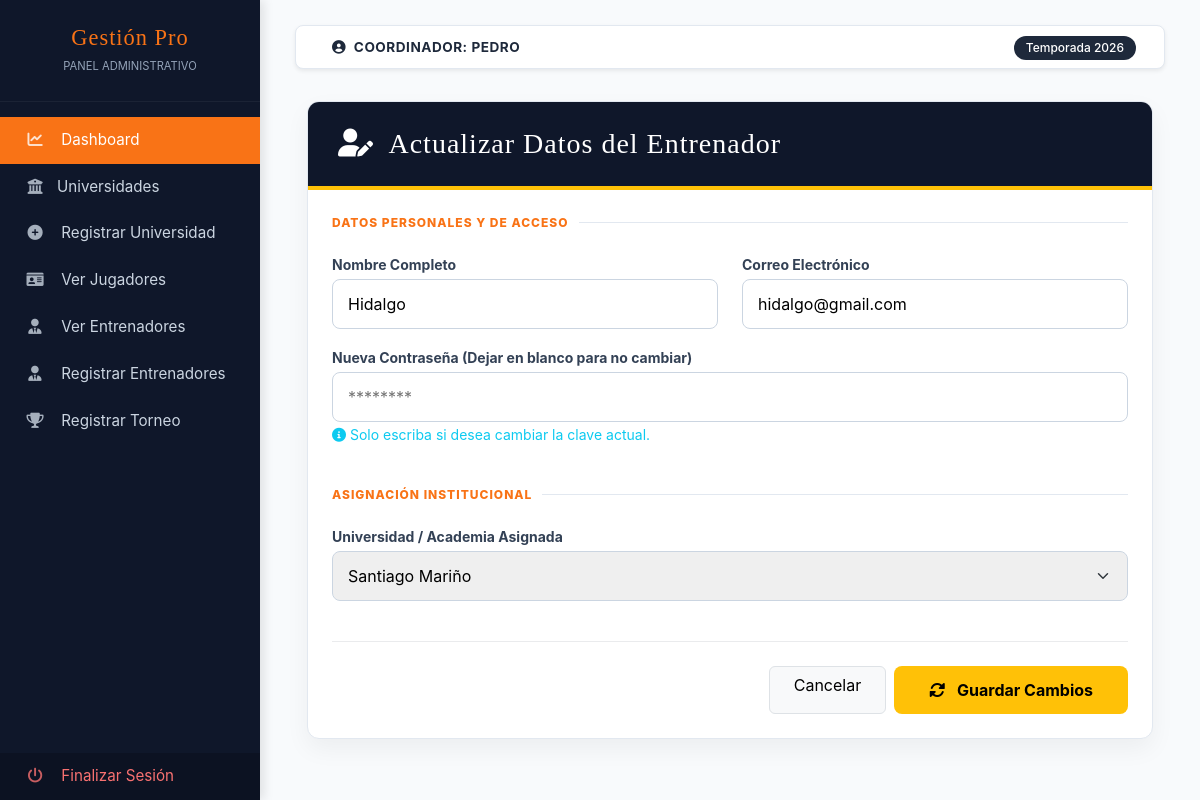
The page /client/coordinador/views/entrenadores/update.php?id=4 (signed in) on the database its author committed.
### tables this page shows
CREATE TABLE `usuarios` (
  `id_usuario` int(11) NOT NULL,
  `nombre_usuario` varchar(100) NOT NULL,
  `password_usuario` varchar(255) NOT NULL,
  `email_usuario` varchar(100) DEFAULT NULL,
  `id_universidad_fk` int(11) DEFAULT NULL,
  `id_rol_fk` int(11) DEFAULT NULL,
  `fecha_creacion` timestamp NOT NULL DEFAULT current_timestamp(),
  `fecha_actualizacion` timestamp NOT NULL DEFAULT current_timestamp() ON UPDATE current_timestamp(),
  `isActive` int(11) DEFAULT NULL
);

CREATE TABLE `academias` (
  `id_universidad` int(11) NOT NULL,
  `nombre_universidad` varchar(100) NOT NULL,
  `ubicacion` varchar(255) DEFAULT NULL,
  `imagen` text DEFAULT NULL
);

### app/config.php (called while the page is built, shortened)
<?php
    $URL = "http://localhost/academy";
?>

### client/coordinador/layouts/verificacion.php (called while the page is built, shortened)
<?php
    require_once __DIR__ . '/../../../app/config.php';
    if (!isset($_SESSION['sesioncoordinador'])) {
        $_SESSION['mensaje'] = "Debes iniciar sesión para acceder";
        $_SESSION['icon_mensaje'] = "warning";
        header('Location: ' . $URL . '/login.php');
        exit();
    } else {
        $usuario_sesion = $_SESSION['sesioncoordinador'];
        $sql2 = "SELECT * FROM usuarios WHERE email_usuario = :email";
        $query = $pdo->prepare($sql2);
        $query->bindParam(':email', $usuario_sesion);
        $query->execute();
        $usuarioLogueado = $query->fetch(PDO::FETCH_ASSOC);
    }
?>

### client/coordinador/views/entrenadores/update.php (the view, shortened to what this page needs)
<?php
include '../../layouts/verificacion.php';
include '../../layouts/parte1.php';
$id_usuario_get = $_GET['id'] ?? null;
$sql_coach = "SELECT * FROM usuarios WHERE id_usuario = :id AND id_rol_fk = 3";
$query_coach = $pdo->prepare($sql_coach);
$query_coach->execute(['id' => $id_usuario_get]);
$coach = $query_coach->fetch(PDO::FETCH_ASSOC);
$sql_universidades = "SELECT id_universidad, nombre_universidad FROM academias ORDER BY nombre_universidad ASC";
$query_uni = $pdo->prepare($sql_universidades);
$query_uni->execute();
$universidades = $query_uni->fetchAll(PDO::FETCH_ASSOC);
?>
<div class="container-fluid">
    <div class="admin-form-card">
        <div class="form-header-coach">
            <h3 class="bebas mb-0"><i class="fas fa-user-edit me-2"></i> Actualizar Datos del Entrenador</h3>
        </div>
        <form action="../../../../app/controllers/controllers_coordinador/entrenadores/update.php" method="POST" class="p-4">
            <div class="form-section-title">Datos Personales y de Acceso</div>
            <div class="row">
                <div class="col-md-6 mb-3">
                    <label class="small fw-bold mb-1">Nombre Completo</label>
                    <input type="text" name="nombre_usuario" class="coach-input"
                           value="<?php echo htmlspecialchars($coach['nombre_usuario']); ?>" required>
                </div>
                <div class="col-md-6 mb-3">
                    <label class="small fw-bold mb-1">Correo Electrónico</label>
                    <input type="email" name="email_usuario" class="coach-input"
                           value="<?php echo htmlspecialchars($coach['email_usuario']); ?>" required>
                </div>
                <div class="col-md-12 mb-3">
                    <label class="small fw-bold mb-1">Nueva Contraseña (Dejar en blanco para no cambiar)</label>
                    <div class="position-relative">
                        <input type="password" name="password" class="coach-input" placeholder="********">
                        <small class="text-info"><i class="fas fa-info-circle"></i> Solo escriba si desea cambiar la clave actual.</small>
                    </div>
                </div>
            </div>
            <div class="form-section-title mt-4">Asignación Institucional</div>
            <div class="row">
                <div class="col-md-12 mb-3">
                    <label class="small fw-bold mb-1">Universidad / Academia Asignada</label>
                    <select name="id_universidad_fk" class="coach-input select-coach" required>
                        <?php foreach($universidades as $uni): ?>
                            <option value="<?php echo $uni['id_universidad']; ?>"
                                <?php echo ($uni['id_universidad'] == $coach['id_universidad_fk']) ? 'selected' : ''; ?>>
                                <?php echo $uni['nombre_universidad']; ?>
                            </option>
                        <?php endforeach; ?>
                    </select>
                </div>
            </div>
            <hr class="my-4" style="opacity: 0.1;">
            <div class="d-flex justify-content-end gap-2">
                <a href="index.php" class="btn btn-light border px-4">Cancelar</a>
                <button type="submit" class="btn btn-update-coach">
                    <i class="fas fa-sync-alt me-2"></i> Guardar Cambios
                </button>
            </div>
        </form>
    </div>
</div>
<?php include '../../layouts/parte2.php'; ?>

### client/coordinador/layouts/parte1.php (shortened to what this page needs)
<?php
    require_once __DIR__ . '/../../../app/config.php';
?>
<!DOCTYPE html>
<html lang="es">
<head>
    <link href="https://cdn.jsdelivr.net/npm/bootstrap@5.3.0/dist/css/bootstrap.min.css" rel="stylesheet">
    <link rel="stylesheet" href="https://cdnjs.cloudflare.com/ajax/libs/font-awesome/6.0.0/css/all.min.css">
</head>
<body>
<div class="wrapper">
    <nav id="sidebar">
        <div class="sidebar-header text-center">
            <h3 class="bebas mb-0">Gestión Pro</h3>
            <small style="color: var(--text-muted); text-transform: uppercase; font-size: 0.7rem;">Panel Administrativo</small>
        </div>
        <ul class="list-unstyled components">
            <li class="active">
                <a href="<?php echo $URL . '/client/coordinador/views/index.php'; ?>"><i class="fas fa-chart-line"></i> Dashboard</a>
            </li>
            <li>
                <a href="<?php echo $URL . '/client/coordinador/views/universidades/index.php'; ?>"><i class="fas fa-university"></i>Universidades</a>
            </li>
            <li>
                <a href="<?php echo $URL . '/client/coordinador/views/universidades/create.php'; ?>"><i class="fas fa-plus-circle"></i> Registrar Universidad</a>
            </li>
            <li>
                <a href="<?php echo $URL . '/client/coordinador/views/jugadores/index.php'; ?>"><i class="fas fa-id-card"></i> Ver Jugadores</a>
            </li>
                <li>
                    <a href="<?php echo $URL . '/client/coordinador/views/entrenadores/index.php'; ?>"><i class="fas fa-user-tie"></i> Ver Entrenadores</a>
            </li>
            <li>
                <a href="<?php echo $URL . '/client/coordinador/views/entrenadores/create.php'; ?>"><i class="fas fa-user-tie"></i> Registrar Entrenadores</a>
            </li>
            <li>
                <a href="<?php echo $URL . '/client/coordinador/views/torneos/index.php'; ?>"><i class="fas fa-trophy"></i> Registrar Torneo</a>
            </li>
        </ul>
        <div class="logout-section">
            <ul class="list-unstyled mb-0">
                <li>
                    <a href="<?php echo $URL; ?>/app/controllers/controllers_entrenador/logout.php" class="logout-link">
                        <i class="fas fa-power-off"></i> Finalizar Sesión
                    </a>
                </li>
            </ul>
        </div>
    </nav>
    <div id="content">
        <nav class="navbar navbar-expand-lg navbar-admin px-3 py-2 shadow-sm">
            <div class="container-fluid">
                <span class="ms-2 fw-bold text-uppercase">
                   <i class="fas fa-user-circle me-1"></i> COORDINADOR: <?php echo $usuarioLogueado['nombre_usuario']; ?>
                </span>
                <div class="ms-auto">
                    <span class="badge badge-season rounded-pill">Temporada 2026</span>
                </div>
            </div>
        </nav>

### client/coordinador/layouts/parte1.php (style rules this page uses)
:root { --admin-dark: #1e293b; --admin-sidebar: #0f172a; --admin-accent: #f97316; --admin-bg: #f8fafc; --text-muted: #94a3b8; --border-color: #e2e8f0; }
body { font-family: 'Inter', 'Poppins', sans-serif; background-color: var(--admin-bg); color: #334155; }
.bebas { font-family: 'Bebas Neue', cursive; letter-spacing: 1px; }
.wrapper { display: flex; width: 100%; align-items: stretch; }
#sidebar { min-width: 260px; max-width: 260px; background: var(--admin-sidebar); color: #fff; transition: all 0.3s; min-height: 100vh; display: flex; flex-direction: column; box-shadow: 4px 0 10px rgba(0,0,0,0.1); }
#sidebar .sidebar-header { padding: 25px 20px; background: var(--admin-sidebar); border-bottom: 1px solid rgba(255,255,255,0.05); }
#sidebar .sidebar-header h3 { font-size: 1.4rem; color: var(--admin-accent); }
#sidebar ul.components { padding: 15px 0; }
#sidebar ul li a { padding: 12px 25px; display: block; color: #cbd5e1; text-decoration: none; transition: all 0.2s; font-weight: 400; font-size: 0.95rem; }
#sidebar ul li.active > a { background: var(--admin-accent); color: white; }
#sidebar ul li a i { margin-right: 12px; width: 20px; text-align: center; opacity: 0.8; }
#content { width: 100%; padding: 25px 35px; }
.navbar-admin { background: white; border: 1px solid var(--border-color); border-radius: 8px !important; margin-bottom: 30px; }
.navbar-admin .fw-bold { color: var(--admin-dark); font-size: 0.85rem; letter-spacing: 0.5px; }
.logout-section { margin-top: auto; background: rgba(0,0,0,0.2); }
.logout-link { color: #f87171 !important; }
.badge-season { background-color: var(--admin-dark); padding: 6px 12px; font-weight: 500; }

### client/coordinador/views/entrenadores/update.php (style rules this page uses)
.admin-form-card { max-width: 850px; margin: 2rem auto; background: #fff; border-radius: 12px; border: 1px solid #e2e8f0; box-shadow: 0 10px 25px rgba(0,0,0,0.05); overflow: hidden; }
.form-header-coach { background: var(--admin-sidebar); padding: 25px 30px; color: white; border-bottom: 4px solid #ffc107; }
.form-section-title { font-size: 0.75rem; font-weight: 800; color: var(--admin-accent); text-transform: uppercase; letter-spacing: 1px; margin-bottom: 20px; display: flex; align-items: center; gap: 10px; }
.form-section-title::after { content: ""; flex-grow: 1; height: 1px; background: #e2e8f0; }
.coach-input { border: 1px solid #cbd5e1; padding: 12px 15px; border-radius: 8px; width: 100%; transition: 0.2s; }
.select-coach { appearance: none; background-repeat: no-repeat; background-position: right 1rem center; background-size: 16px 12px; }
.btn-update-coach { background: #ffc107; color: #000; padding: 12px 35px; border-radius: 8px; border: none; font-weight: 700; transition: 0.3s; }

### rows shown on the page
usuarios: nombre_usuario "PEDRO"
usuarios: nombre_usuario "Hidalgo", email_usuario "hidalgo@gmail.com", id_universidad_fk "Santiago Mariño"
